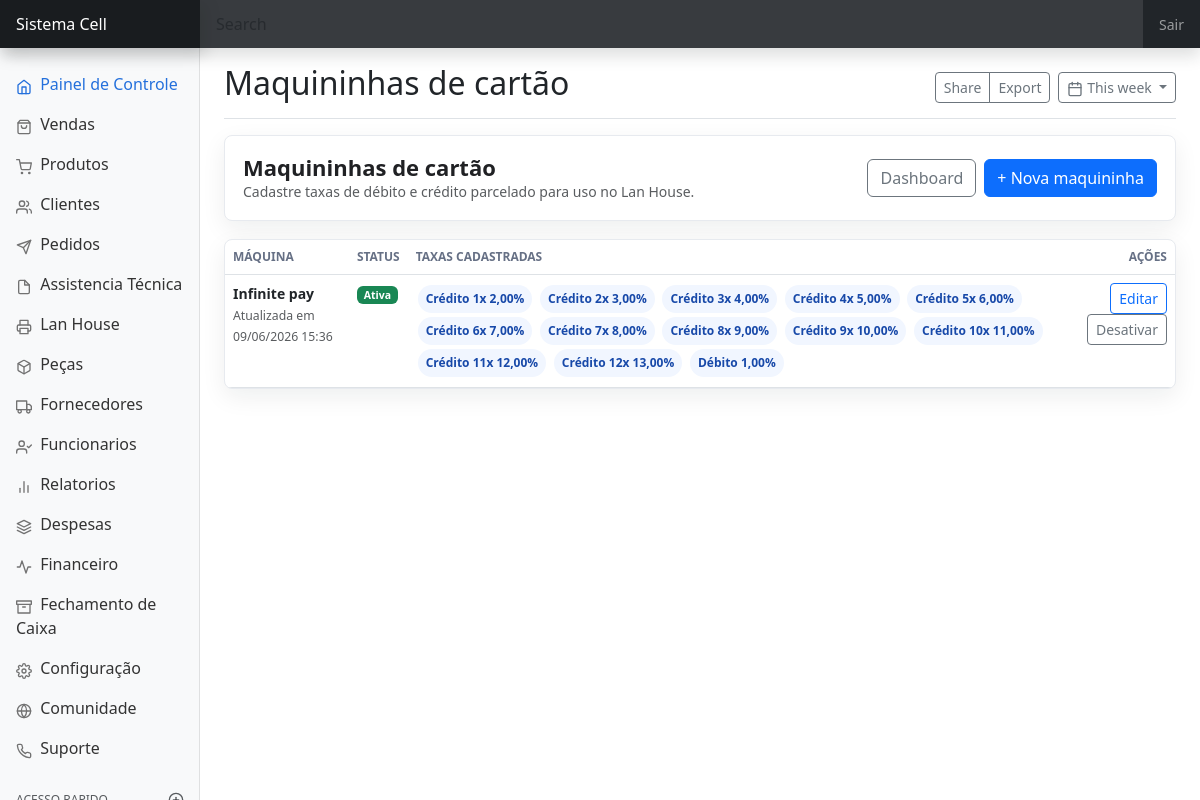
Screenshot of /financeiro/maquininhas/ (signed in) with the database file from the repository.
### financeiro/models.py (models this page shows, shortened)
class CardMachine(models.Model):
    usuario = models.ForeignKey(User, on_delete=models.PROTECT)
    name = models.CharField(max_length=90)
    is_active = models.BooleanField(default=True)
    created_at = models.DateTimeField(auto_now_add=True)
    updated_at = models.DateTimeField(auto_now=True)
    class Meta:
        ordering = ("name",)
        constraints = [
            models.UniqueConstraint(fields=["usuario", "name"], name="unique_card_machine_por_usuario"),
        ]

class CardMachineFee(models.Model):
    PAYMENT_DEBIT = "debit"
    PAYMENT_CREDIT = "credit"
    PAYMENT_TYPES = [
        (PAYMENT_DEBIT, "Débito"),
        (PAYMENT_CREDIT, "Crédito"),
    ]
    card_machine = models.ForeignKey(CardMachine, on_delete=models.CASCADE, related_name="fees")
    payment_type = models.CharField(max_length=10, choices=PAYMENT_TYPES)
    installments = models.PositiveSmallIntegerField(null=True, blank=True)
    fee_percentage = models.DecimalField(
        max_digits=5,
        decimal_places=2,
        default=0,
        validators=[MinValueValidator(0), MaxValueValidator(100)],
    )
    is_active = models.BooleanField(default=True)
    created_at = models.DateTimeField(auto_now_add=True)
    updated_at = models.DateTimeField(auto_now=True)
    class Meta:
        ordering = ("card_machine__name", "payment_type", "installments")
        constraints = [
            models.UniqueConstraint(
                fields=["card_machine", "payment_type"],
                condition=Q(payment_type="debit"),
                name="unique_debit_fee_por_maquininha",
            ),
            models.UniqueConstraint(
                fields=["card_machine", "payment_type", "installments"],
                condition=Q(payment_type="credit"),
                name="unique_credit_fee_parcela_por_maquininha",
            ),
        ]

### financeiro/views.py (the view)
# urls.py: path('financeiro/maquininhas/', login_required(ListaMaquininhaCartao.as_view()), name='maquininhas-cartao'),
class ListaMaquininhaCartao(ListView):
    model = CardMachine
    template_name = 'financeiro/maquininhas/lista-maquininhas.html'
    context_object_name = 'maquininhas'
    def get_queryset(self):
        return (
            CardMachine.objects
            .filter(usuario=self.request.user)
            .prefetch_related('fees')
            .order_by('name')
        )

### financeiro/templates/financeiro/maquininhas/lista-maquininhas.html (shortened to what this page needs)
{% extends 'dashboard/pagina-inicial.html' %}
{% block titulo %}Maquininhas de cartão{% endblock titulo %}
{% block conteudo %}
<div class="card-machine-page">
  <div class="card-machine-header">
    <div>
      <h1>Maquininhas de cartão</h1>
      <div class="text-muted">Cadastre taxas de débito e crédito parcelado para uso no Lan House.</div>
    </div>
    <div class="d-flex gap-2 flex-wrap">
      <a class="btn btn-outline-secondary" href="{% url 'dashboard-financeiro' %}">Dashboard</a>
      <a class="btn btn-primary" href="{% url 'cadastrar-maquininha-cartao' %}">+ Nova maquininha</a>
    </div>
  </div>
  <div class="card-machine-panel">
    <table class="table table-hover card-machine-table">
      <thead>
        <tr>
          <th>Máquina</th>
          <th>Status</th>
          <th>Taxas cadastradas</th>
          <th class="text-end">Ações</th>
        </tr>
      </thead>
      <tbody>
        {% for machine in maquininhas %}
          <tr>
            <td>
              <strong>{{ machine.name }}</strong><br>
              <small class="text-muted">Atualizada em {{ machine.updated_at|date:'d/m/Y H:i' }}</small>
            </td>
            <td>
              {% if machine.is_active %}
                <span class="badge bg-success">Ativa</span>
              {% else %}
                <span class="badge bg-secondary">Inativa</span>
              {% endif %}
            </td>
            <td>
              {% for fee in machine.fees.all %}
                <span class="fee-chip">
                  {% if fee.payment_type == 'debit' %}
                    Débito {{ fee.fee_percentage }}%
                  {% else %}
                    Crédito {{ fee.installments }}x {{ fee.fee_percentage }}%
                  {% endif %}
                </span>
              {% empty %}
                <span class="text-muted">Sem taxas cadastradas.</span>
              {% endfor %}
            </td>
            <td class="text-end">
              <a class="btn btn-sm btn-outline-primary" href="{% url 'editar-maquininha-cartao' machine.pk %}">Editar</a>
              <form class="d-inline" method="post" action="{% url 'status-maquininha-cartao' machine.pk %}">
                <button class="btn btn-sm btn-outline-secondary" type="submit">
                  {% if machine.is_active %}Desativar{% else %}Ativar{% endif %}
                </button>
              </form>
            </td>
          </tr>
        {% empty %}
          <tr>
            <td colspan="4" class="text-center text-muted py-4">Nenhuma maquininha cadastrada.</td>
          </tr>
        {% endfor %}
      </tbody>
    </table>
  </div>
</div>
{% endblock conteudo %}

### static/css/dashboard.css (style rules this page uses)
body { font-size: .875rem; }

### financeiro/templates/financeiro/maquininhas/lista-maquininhas.html (style rules this page uses)
.card-machine-page { color: #202124; }
.card-machine-header, .card-machine-panel { background: #fff; border: 1px solid #e7eaef; border-radius: 8px; box-shadow: 0 8px 24px rgba(20, 25, 34, 0.07); }
.card-machine-header { align-items: center; display: flex; justify-content: space-between; gap: 12px; margin-bottom: 18px; padding: 18px; }
.card-machine-header h1 { font-size: 22px; font-weight: 800; margin: 0; }
.card-machine-panel { overflow: hidden; }
.card-machine-table { margin: 0; }
.card-machine-table th { color: #667085; font-size: 12px; text-transform: uppercase; }
.fee-chip { background: #f1f6ff; border-radius: 999px; color: #1849a9; display: inline-flex; font-size: 12px; font-weight: 700; margin: 2px; padding: 5px 8px; }

### rows the page displays
CardMachine: name "Infinite pay", updated_at "09/06/2026 15:36", is_active "Ativa"
CardMachineFee: installments "1", fee_percentage "2,00"
CardMachineFee: installments "2", fee_percentage "3,00"
CardMachineFee: installments "3", fee_percentage "4,00"
CardMachineFee: installments "4", fee_percentage "5,00"
CardMachineFee: installments "5", fee_percentage "6,00"
CardMachineFee: installments "6", fee_percentage "7,00"
CardMachineFee: installments "7", fee_percentage "8,00"
CardMachineFee: installments "8", fee_percentage "9,00"
CardMachineFee: installments "9", fee_percentage "10,00"
CardMachineFee: installments "10", fee_percentage "11,00"
CardMachineFee: installments "11", fee_percentage "12,00"
CardMachineFee: installments "12", fee_percentage "13,00"
CardMachineFee: fee_percentage "1,00"
